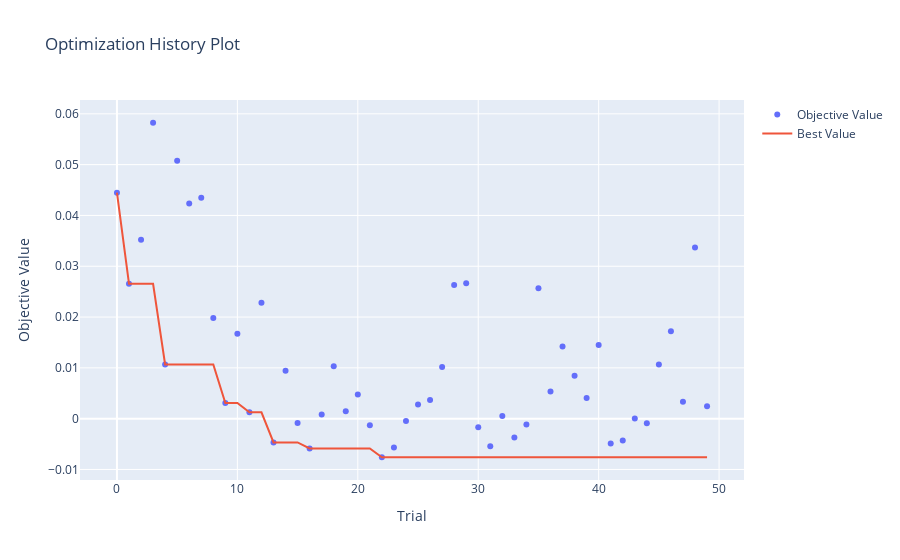

Here is the notebook cell this chart was saved with:
### Code cell
plot_optimization_history(study)
